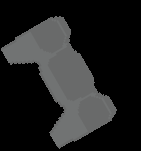
#> input picture images/Sprite-joystick 11backg.png, 141 x 151 px, given in place of video_2023-07-16_19-48-54.mp4, which was not available
$ python VideoCapture.py
#> lines starting #> are read from the running program, lines starting #| are printed output that depends on the picture; after the words box and inside, x2 and y2 are one past the last pixel; in counts of white or black regions, pixels touching at a corner belong together; pictures that were not available may be replaced by others from this repository, and a replacement may not be noted
import cv2
import numpy as np

cap = cv2.VideoCapture("videos/video_2023-07-16_19-48-54.mp4")

while True:
    success, img = cap.read()
#> img is the input picture: shape (151, 141, 3); mean B, G, R 33.1, 33.1, 32.7

    # img = cv2.resize(img, (img.shape[1] // 2, img.shape[0] // 2))
    img = cv2.GaussianBlur(img, (9, 9), 0)
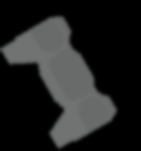
#> img: shape (151, 141, 3); mean B, G, R 33.1, 33.1, 32.7
    img = cv2.cvtColor(img, cv2.COLOR_BGR2GRAY)
#> img: shape (151, 141)

    img = cv2.Canny(img, 70, 70)
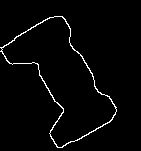
#> img: shape (151, 141); 2.4% white in thin lines or dots, all inside (x1, y1, x2, y2) = (0, 16, 117, 148)

    kernel = np.ones((5, 5), np.uint8)
    img = cv2.dilate(img, kernel, iterations=1)
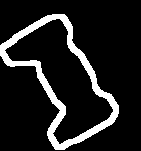
#> img: shape (151, 141); 12.2% white; 1 white region, box (x1, y1, x2, y2) and area: (0, 14, 119, 150) 2592

    img = cv2.erode(img, kernel, iterations=1)

    cv2.imshow('Video', img)

    if cv2.waitKey(25) & 0xFF == ord('q'):
#> (key q is pressed here)
        break
